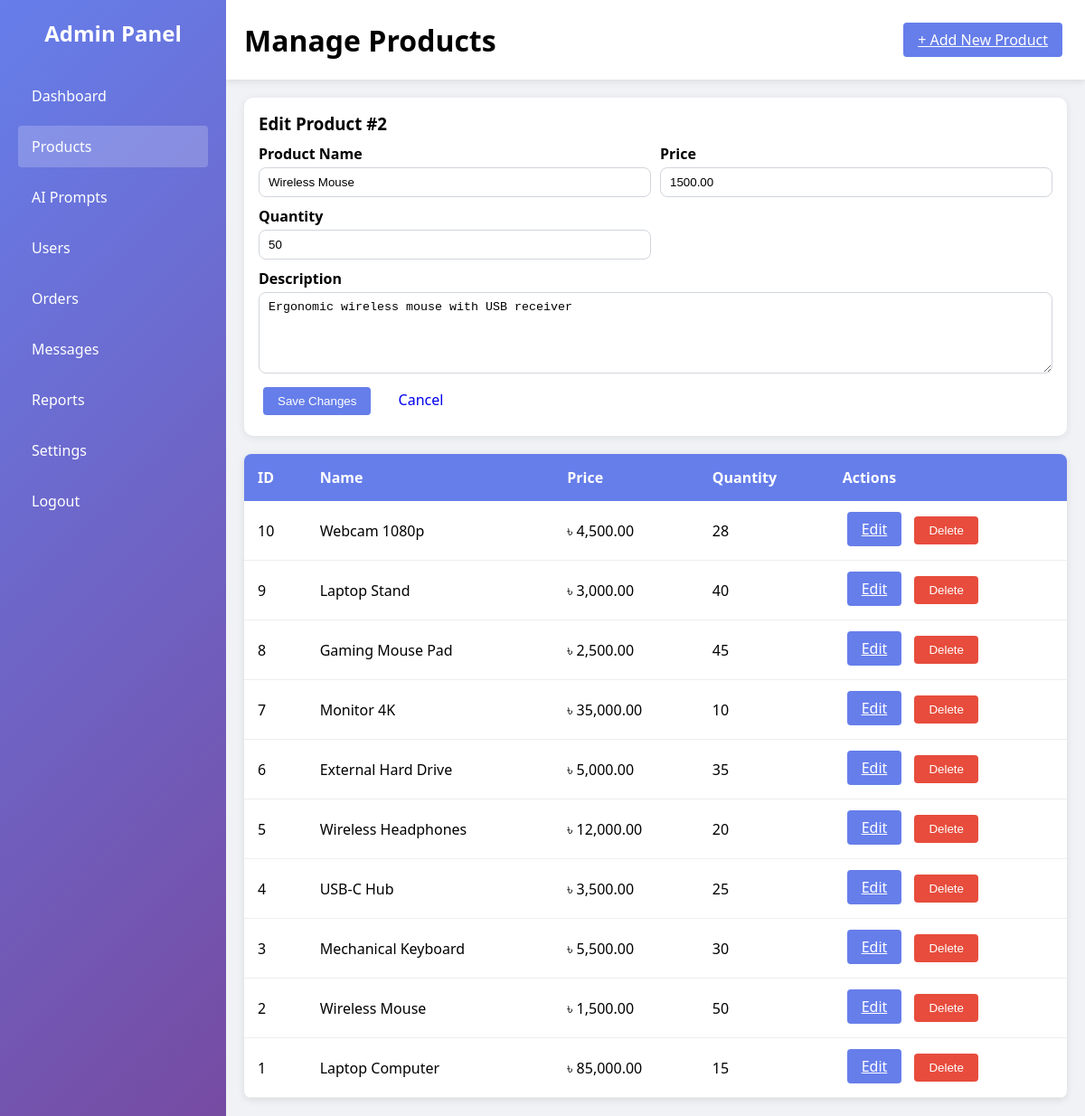
Screenshot of /admin/products.php?edit_id=2 (signed in) with the database file from the repository.
### tables this page shows
CREATE TABLE IF NOT EXISTS products (
    id INT AUTO_INCREMENT PRIMARY KEY,
    name VARCHAR(255) NOT NULL,
    description TEXT,
    price DECIMAL(10, 2) NOT NULL,
    quantity INT NOT NULL DEFAULT 0,
    image VARCHAR(255),
    category VARCHAR(100),
    sku VARCHAR(100) UNIQUE,
    created_at TIMESTAMP DEFAULT CURRENT_TIMESTAMP,
    updated_at TIMESTAMP DEFAULT CURRENT_TIMESTAMP ON UPDATE CURRENT_TIMESTAMP,
    INDEX idx_category (category),
    INDEX idx_price (price)
);

### admin/products.php (the view, shortened to what this page needs)
<?php
$db = new Database();
$conn = $db->getConnection();
$editingProduct = null;
if (isset($_GET['edit_id'])) {
    $editId = (int) $_GET['edit_id'];
    if ($editId > 0) {
        $stmt = $conn->prepare('SELECT id, name, description, price, quantity FROM products WHERE id = ? LIMIT 1');
        $stmt->bind_param('i', $editId);
        $stmt->execute();
        $result = $stmt->get_result();
        if ($result && $result->num_rows > 0) {
            $editingProduct = $result->fetch_assoc();
        }
    }
}
$products = array();
if ($conn) {
    $result = $conn->query("SELECT * FROM products ORDER BY id DESC LIMIT 50");
    if ($result) {
        while ($row = $result->fetch_assoc()) {
            $products[] = $row;
        }
    }
}
?>
<!DOCTYPE html>
<html>
<head>
    <link rel="stylesheet" href="css/admin.css">
</head>
<body>
    <div class="admin-container">
        <nav class="admin-sidebar" id="admin-sidebar">
            <div class="admin-logo">
                <h2>Admin Panel</h2>
            </div>
            <ul class="menu">
                <li><a href="index.php">Dashboard</a></li>
                <li><a href="products.php" class="active">Products</a></li>
                <li><a href="ai-prompts.php">AI Prompts</a></li>
                <li><a href="user.php">Users</a></li>
                <li><a href="orders.php">Orders</a></li>
                <li><a href="support-messages.php">Messages</a></li>
                <li><a href="reports.php">Reports</a></li>
                <li><a href="settings.php">Settings</a></li>
                <li><a href="logout.php">Logout</a></li>
            </ul>
        </nav>
        <div class="admin-main">
            <header class="admin-header">
                <h1>Manage Products</h1>
                <a href="../products/add.php" class="btn btn-primary">+ Add New Product</a>
            </header>
            <main class="admin-content">
                <?php if ($editingProduct): ?>
                    <form class="edit-form" method="POST">
                        <h3 style="margin-bottom: 10px;">Edit Product #<?php echo (int) $editingProduct['id']; ?></h3>
                        <div class="edit-grid">
                            <div>
                                <label for="name">Product Name</label>
                                <input id="name" name="name" type="text" value="<?php echo htmlspecialchars($editingProduct['name']); ?>" required>
                            </div>
                            <div>
                                <label for="price">Price</label>
                                <input id="price" name="price" type="number" step="0.01" min="0.01" value="<?php echo htmlspecialchars((string) $editingProduct['price']); ?>" required>
                            </div>
                            <div>
                                <label for="quantity">Quantity</label>
                                <input id="quantity" name="quantity" type="number" min="0" value="<?php echo (int) $editingProduct['quantity']; ?>" required>
                            </div>
                            <div class="full-col">
                                <label for="description">Description</label>
                                <textarea id="description" name="description"><?php echo htmlspecialchars((string) $editingProduct['description']); ?></textarea>
                            </div>
                        </div>
                        <button class="btn btn-primary" type="submit">Save Changes</button>
                        <a class="btn" href="products.php" style="text-decoration:none;display:inline-block;">Cancel</a>
                    </form>
                <?php endif; ?>
                <table>
                    <thead>
                        <tr>
                            <th>ID</th>
                            <th>Name</th>
                            <th>Price</th>
                            <th>Quantity</th>
                            <th>Actions</th>
                        </tr>
                    </thead>
                    <tbody>
                        <?php if (count($products) > 0): ?>
                            <?php foreach ($products as $product): ?>
                            <tr>
                                <td><?php echo $product['id']; ?></td>
                                <td><?php echo htmlspecialchars($product['name']); ?></td>
                                <td>৳ <?php echo number_format($product['price'], 2); ?></td>
                                <td><?php echo $product['quantity']; ?></td>
                                <td>
                                    <a class="btn btn-primary" href="products.php?edit_id=<?php echo (int) $product['id']; ?>">Edit</a>
                                    <form class="action-inline" method="POST" onsubmit="return confirm('Delete this product?');">
                                        <button class="btn btn-danger" type="submit">Delete</button>
                                    </form>
                                </td>
                            </tr>
                            <?php endforeach; ?>
                        <?php else: ?>
                            <tr>
                                <td colspan="5" style="text-align: center;">No products found</td>
                            </tr>
                        <?php endif; ?>
                    </tbody>
                </table>
            </main>
        </div>
    </div>
</body>
</html>

### admin/css/admin.css (style rules this page uses)
* { margin: 0; padding: 0; box-sizing: border-box; }
body { font-family: 'Segoe UI', Tahoma, Geneva, Verdana, sans-serif; background-color: #f0f2f5; }
.admin-container { display: flex; height: 100vh; position: relative; }
.admin-sidebar { width: 250px; background: linear-gradient(135deg, #667eea 0%, #764ba2 100%); color: white; padding: 20px; overflow-y: auto; }
.admin-logo h2 { margin-bottom: 30px; text-align: center; font-size: 24px; }
.menu { list-style: none; }
.menu li { margin-bottom: 10px; }
.menu a { color: white; text-decoration: none; display: block; padding: 12px 15px; border-radius: 4px; transition: background-color 0.3s ease; }
.menu a:hover, .menu a.active { background-color: rgba(255, 255, 255, 0.2); }
.admin-main { flex: 1; display: flex; flex-direction: column; overflow: hidden; }
.admin-header { background: white; padding: 20px; box-shadow: 0 2px 8px rgba(0,0,0,0.1); display: flex; justify-content: space-between; align-items: center; }
.admin-content { flex: 1; padding: 20px; overflow-y: auto; }
table { width: 100%; border-collapse: collapse; background: white; margin-top: 20px; border-radius: 8px; overflow: hidden; box-shadow: 0 2px 8px rgba(0,0,0,0.1); }
th { background-color: #667eea; color: white; padding: 15px; text-align: left; }
td { padding: 12px 15px; border-bottom: 1px solid #eee; }
.btn { padding: 8px 16px; border: none; border-radius: 4px; cursor: pointer; margin: 5px; }
.btn-primary { background-color: #667eea; color: white; }
.btn-danger { background-color: #e74c3c; color: white; }

### admin/products.php (style rules this page uses)
.edit-form { background: #ffffff; border-radius: 10px; box-shadow: 0 2px 10px rgba(0,0,0,0.08); padding: 16px; margin-bottom: 16px; }
.edit-grid { display: grid; grid-template-columns: repeat(2, minmax(0, 1fr)); gap: 10px; }
.edit-form label { display: block; margin-bottom: 4px; font-weight: 600; }
.edit-form input, .edit-form textarea { width: 100%; border: 1px solid #d1d5db; border-radius: 8px; padding: 8px 10px; }
.edit-form textarea { min-height: 90px; resize: vertical; }
.full-col { grid-column: 1 / -1; }
.action-inline { display: inline-block; margin: 0; }

### rows the page displays
products: id "2", name "Wireless Mouse", price "1500.00", quantity "50", description "Ergonomic wireless mouse with USB receiver", price "1,500.00"
products: id "10", name "Webcam 1080p", price "4,500.00", quantity "28"
products: id "9", name "Laptop Stand", price "3,000.00", quantity "40"
products: id "8", name "Gaming Mouse Pad", price "2,500.00", quantity "45"
products: id "7", name "Monitor 4K", price "35,000.00", quantity "10"
products: id "6", name "External Hard Drive", price "5,000.00", quantity "35"
products: id "5", name "Wireless Headphones", price "12,000.00", quantity "20"
products: id "4", name "USB-C Hub", price "3,500.00", quantity "25"
products: id "3", name "Mechanical Keyboard", price "5,500.00", quantity "30"
products: id "1", name "Laptop Computer", price "85,000.00", quantity "15"
